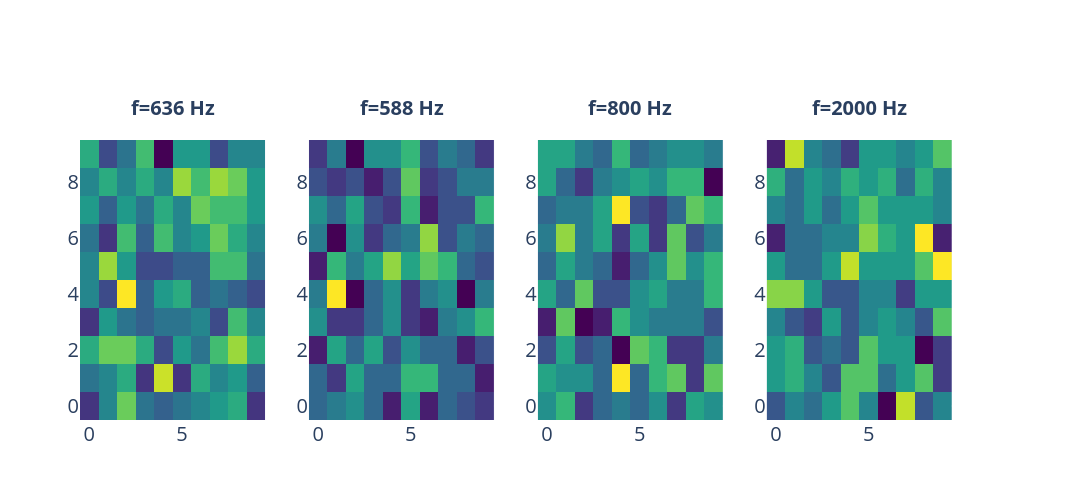

The notebook cell this image was saved under:
### Code cell
F, T, Sxx, phase = ut.calc_spectrogram(data, fs, nperseg=fft_nperseg, percent_overlap=percent_overlap, window=window, remove_dc=remove_dc)
f_list = [636, 588, 800, 2000]
Q = 10

fig = make_subplots(
    rows=1, cols=len(f_list),
    column_titles=[f"f={f} Hz" for f in f_list],
)

for ix, f in enumerate(f_list, start=1):
    f_ix = np.argmin(np.abs(F - f))
    f_phase = phase[f_ix, :]
    f_phase_wrapped = np.mod(f_phase, 2 * np.pi)   # np.angle returns [-pi, pi]; shift to [0, 2pi]

    # transition matrix
    x_transitions = ut.get_s2g(f_phase, n_levels=Q)
    fig.add_trace(go.Heatmap(z=x_transitions, colorscale='Viridis', showscale=False), row=1, col=ix)

fig.update_layout(
    height=500, width=1500,
    font=dict(size=20),
    title_font=dict(size=20),
    margin=dict(t=140, r=140),   # leave room for lifted column titles + shifted row titles
)
fig.update_xaxes(tickfont=dict(size=20), title_font=dict(size=20))
fig.update_yaxes(tickfont=dict(size=20), title_font=dict(size=20))

# Match column/row title offsets and bold them.
# Column titles sit above row 1 at y = 1 + offset; row titles sit to the
# right of the last column at x = 1 + offset (in paper coords).
title_offset = 0.06
column_title_texts = {f"f={f} Hz" for f in f_list}
row_title_texts = {"Trans. Dist."}
for ann in fig.layout.annotations:
    ann.font = dict(size=20)
    if ann.text in column_title_texts:
        ann.text = f"<b>{ann.text}</b>"
        ann.y = 1 + title_offset
        ann.yanchor = 'bottom'
    elif ann.text in row_title_texts:
        ann.text = f"<b>{ann.text}</b>"
        ann.x = 1 + title_offset
        ann.xanchor = 'left'
fig.write_image("/Users/itamarmerfeld/Projects/UATR/results/phase_distribution_analysis_part_3.png", scale=10)
fig.show()

### Figure 1 — Plotly figure (JSON) as saved in the notebook; plotly's stock layout.template omitted (floating-point values rounded to 4 significant figures)
{"data": [{"colorscale": [[0, "#440154"], [0.1111, "#482878"], [0.2222, "#3e4989"], [0.3333, "#31688e"], [0.4444, "#26828e"], [0.5556, "#1f9e89"], [0.6667, "#35b779"], [0.7778, "#6ece58"], [0.8889, "#b5de2b"], [1, "#fde725"]], "showscale": false, "type": "heatmap", "xaxis": "x", "yaxis": "y", "z": [[2, 6, 10, 5, 4, 5, 6, 7, 8, 2], [5, 6, 8, 2, 12, 2, 8, 6, 7, 4], [8, 10, 10, 8, 3, 7, 5, 9, 11, 8], [2, 7, 5, 4, 5, 5, 6, 3, 9, 6], [6, 3, 13, 4, 7, 8, 4, 5, 4, 3], [6, 11, 7, 3, 3, 4, 4, 9, 9, 5], [5, 2, 9, 4, 9, 6, 7, 10, 8, 6], [7, 4, 7, 5, 8, 6, 10, 9, 9, 7], [6, 8, 6, 8, 6, 11, 9, 11, 10, 7], [8, 3, 5, 9, 0, 7, 7, 3, 6, 6]]}, {"colorscale": [[0, "#440154"], [0.1111, "#482878"], [0.2222, "#3e4989"], [0.3333, "#31688e"], [0.4444, "#26828e"], [0.5556, "#1f9e89"], [0.6667, "#35b779"], [0.7778, "#6ece58"], [0.8889, "#b5de2b"], [1, "#fde725"]], "showscale": false, "type": "heatmap", "xaxis": "x2", "yaxis": "y2", "z": [[6, 7, 8, 6, 3, 9, 3, 6, 5, 4], [6, 4, 9, 6, 6, 10, 10, 6, 6, 3], [3, 9, 6, 9, 5, 8, 6, 6, 3, 5], [8, 4, 4, 6, 8, 4, 3, 7, 8, 10], [7, 14, 2, 6, 8, 4, 7, 8, 2, 7], [3, 10, 7, 9, 12, 9, 11, 10, 6, 5], [7, 2, 8, 4, 6, 7, 12, 5, 7, 6], [8, 6, 9, 5, 4, 10, 3, 5, 5, 10], [5, 4, 5, 3, 5, 11, 4, 5, 7, 7], [4, 7, 2, 8, 8, 10, 5, 7, 6, 4]]}, {"colorscale": [[0, "#440154"], [0.1111, "#482878"], [0.2222, "#3e4989"], [0.3333, "#31688e"], [0.4444, "#26828e"], [0.5556, "#1f9e89"], [0.6667, "#35b779"], [0.7778, "#6ece58"], [0.8889, "#b5de2b"], [1, "#fde725"]], "showscale": false, "type": "heatmap", "xaxis": "x3", "yaxis": "y3", "z": [[7, 9, 3, 5, 6, 5, 7, 3, 8, 7], [8, 7, 7, 5, 13, 5, 9, 10, 3, 10], [4, 8, 4, 5, 1, 10, 9, 3, 3, 6], [2, 10, 1, 2, 9, 7, 6, 6, 6, 4], [8, 5, 10, 4, 4, 7, 8, 6, 6, 9], [5, 8, 6, 5, 2, 5, 7, 10, 7, 9], [6, 11, 6, 8, 3, 8, 3, 10, 4, 6], [5, 6, 6, 8, 13, 4, 3, 5, 10, 9], [8, 5, 3, 6, 7, 8, 7, 9, 9, 1], [8, 8, 6, 5, 9, 5, 6, 7, 7, 6]]}, {"colorscale": [[0, "#440154"], [0.1111, "#482878"], [0.2222, "#3e4989"], [0.3333, "#31688e"], [0.4444, "#26828e"], [0.5556, "#1f9e89"], [0.6667, "#35b779"], [0.7778, "#6ece58"], [0.8889, "#b5de2b"], [1, "#fde725"]], "showscale": false, "type": "heatmap", "xaxis": "x4", "yaxis": "y4", "z": [[4, 6, 5, 7, 9, 6, 1, 11, 4, 6], [7, 8, 6, 4, 9, 9, 5, 7, 9, 3], [7, 8, 4, 5, 4, 9, 7, 7, 1, 3], [6, 4, 3, 7, 4, 6, 7, 6, 4, 9], [10, 10, 7, 4, 4, 6, 6, 3, 7, 7], [7, 5, 5, 7, 11, 7, 7, 7, 9, 12], [2, 5, 5, 6, 6, 10, 8, 7, 12, 2], [6, 5, 7, 5, 7, 9, 7, 7, 7, 6], [8, 5, 7, 6, 8, 7, 8, 5, 8, 6], [2, 11, 6, 5, 3, 7, 7, 6, 7, 9]]}], "layout": {"annotations": [{"font": {"size": 20}, "showarrow": false, "text": "<b>f=636 Hz</b>", "x": 0.1062, "xanchor": "center", "xref": "paper", "y": 1.06, "yanchor": "bottom", "yref": "paper"}, {"font": {"size": 20}, "showarrow": false, "text": "<b>f=588 Hz</b>", "x": 0.3688, "xanchor": "center", "xref": "paper", "y": 1.06, "yanchor": "bottom", "yref": "paper"}, {"font": {"size": 20}, "showarrow": false, "text": "<b>f=800 Hz</b>", "x": 0.6313, "xanchor": "center", "xref": "paper", "y": 1.06, "yanchor": "bottom", "yref": "paper"}, {"font": {"size": 20}, "showarrow": false, "text": "<b>f=2000 Hz</b>", "x": 0.8938, "xanchor": "center", "xref": "paper", "y": 1.06, "yanchor": "bottom", "yref": "paper"}], "font": {"size": 20}, "height": 500, "margin": {"r": 140, "t": 140}, "title": {"font": {"size": 20}}, "width": 1500, "xaxis": {"anchor": "y", "domain": [0, 0.2125], "tickfont": {"size": 20}, "title": {"font": {"size": 20}}}, "xaxis2": {"anchor": "y2", "domain": [0.2625, 0.475], "tickfont": {"size": 20}, "title": {"font": {"size": 20}}}, "xaxis3": {"anchor": "y3", "domain": [0.525, 0.7375], "tickfont": {"size": 20}, "title": {"font": {"size": 20}}}, "xaxis4": {"anchor": "y4", "domain": [0.7875, 1], "tickfont": {"size": 20}, "title": {"font": {"size": 20}}}, "yaxis": {"anchor": "x", "domain": [0, 1], "tickfont": {"size": 20}, "title": {"font": {"size": 20}}}, "yaxis2": {"anchor": "x2", "domain": [0, 1], "tickfont": {"size": 20}, "title": {"font": {"size": 20}}}, "yaxis3": {"anchor": "x3", "domain": [0, 1], "tickfont": {"size": 20}, "title": {"font": {"size": 20}}}, "yaxis4": {"anchor": "x4", "domain": [0, 1], "tickfont": {"size": 20}, "title": {"font": {"size": 20}}}}}
